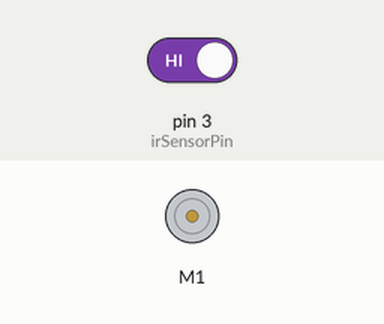
Simulated run of this sketch. Board: Arduino Uno, built with avr-gcc and run on an emulated ATmega328P. Shown: DC motor (green arrow = forward, orange = backward, longer = faster). Inputs (shaded band) come from the test bench; at power-on: pin 3 (irSensorPin) HIGH.

Above: at 1.2 s.
1.3 s: pin 3 (irSensorPin) driven LOW
At 1.8 s:
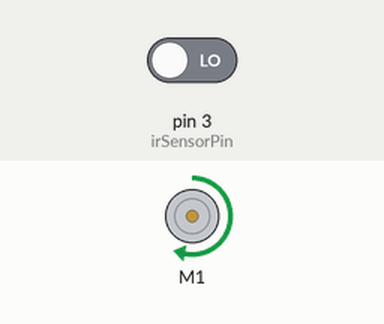
2.8 s: pin 3 (irSensorPin) driven HIGH
At 5.3 s:
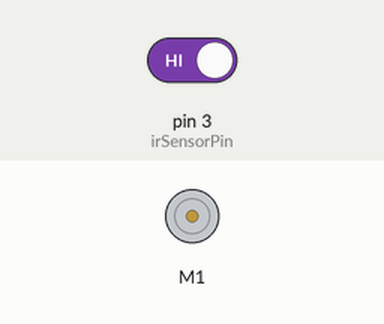
Timing chart, 0 to 6.8 s (numbered marks = the images above; inputs shaded):
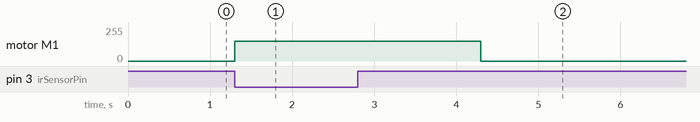

Measured:
- after the input at 1.3 s, motor M1: stopped → forward 150/255 at once
- after the input at 2.8 s, motor M1: forward 150/255 → stopped after 1.5 s

The sketch:

R51._Automatic_Water_Dispenser.ino
```cpp
/*
Components Used:
- Arduino Board
- Adafruit Motor Shield
- IR Sensor
- Water Pump
- Breadboard
- Jumper Wires
*/

#include <AFMotor.h>

// Define motor and pump objects
AF_DCMotor waterPump(1);  // Motor connected to port 1 of the motor shield

int irSensorPin = 3;  // IR Sensor connected to pin 3

void setup() {
  waterPump.setSpeed(150);  // Set speed of the water pump
  pinMode(irSensorPin, INPUT);  // Set IR sensor pin as input
}

void loop() {
  int irSensorValue = digitalRead(irSensorPin);  // Read the value from IR sensor

  if (irSensorValue == 0) {
    // If IR sensor detects an object, turn on the water pump for 3 seconds
    waterPump.run(FORWARD);  // Activate water pump
    delay(3000);  // Keep pump on for 3 seconds
    waterPump.run(RELEASE);  // Stop water pump
  }
  else {
    // If no object is detected, ensure the water pump is off
    waterPump.run(RELEASE);  // Stop water pump
  }
}
```
